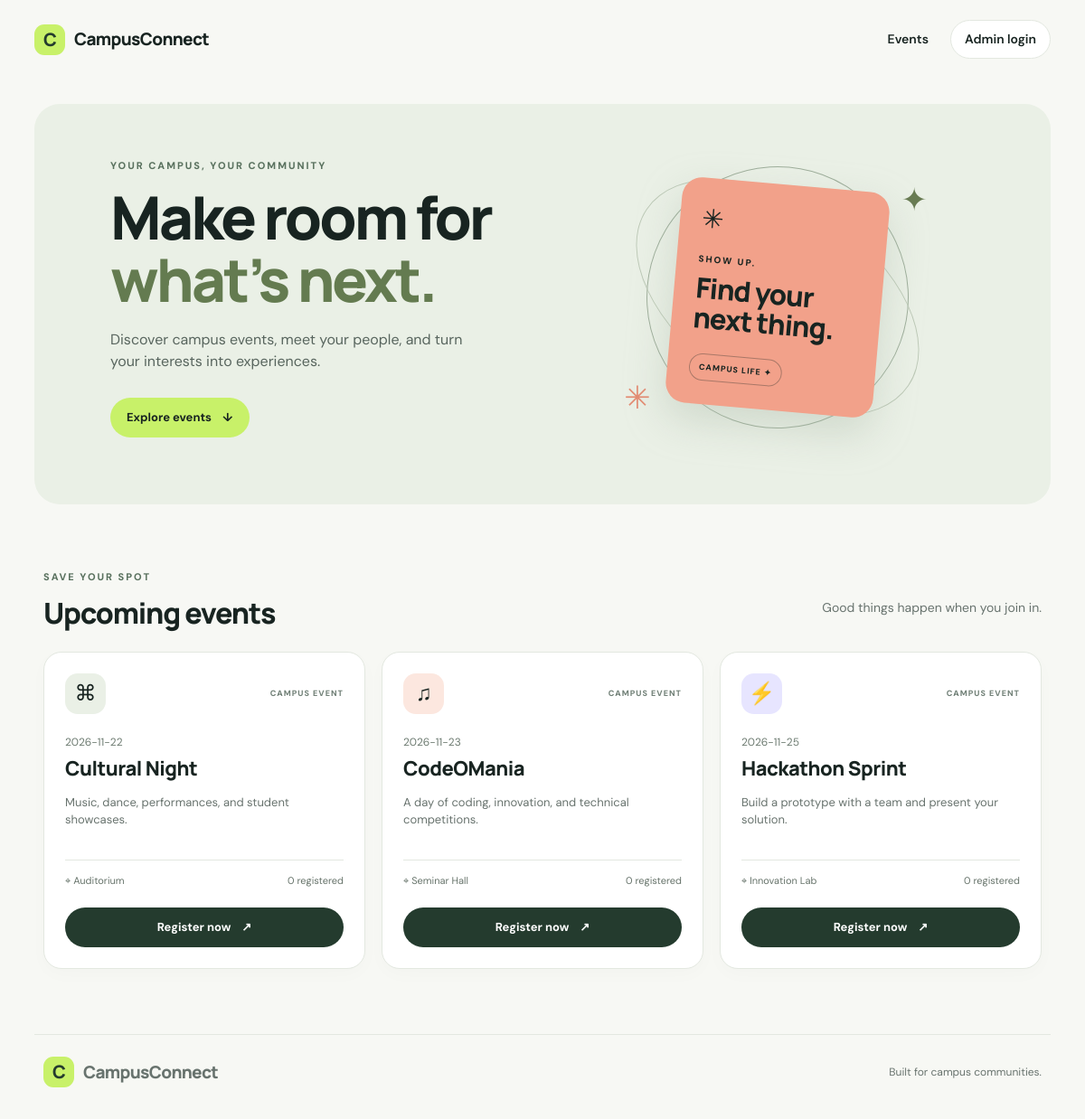
The page / on the database its author committed.
### tables this page shows
CREATE TABLE events (
            id INTEGER PRIMARY KEY AUTOINCREMENT,
            title TEXT NOT NULL,
            description TEXT NOT NULL,
            event_date TEXT NOT NULL,
            venue TEXT NOT NULL
        );

### app.py (the view)
@app.get("/")
def index():
    with get_db() as db:
        events = db.execute(
            """SELECT e.*,
                      (SELECT COUNT(*) FROM registrations r WHERE r.event_id = e.id) AS registration_count
               FROM events e ORDER BY e.event_date"""
        ).fetchall()
    return render_template("index.html", events=events)

### app.py (called while the page is built)
def get_db():
    connection = sqlite3.connect(DATABASE)
    connection.row_factory = sqlite3.Row
    connection.execute("PRAGMA foreign_keys = ON")
    return connection

### templates/index.html (shortened to what this page needs)
<!doctype html>
<html lang="en">
<head>
  <link rel="stylesheet" href="{{ url_for('static', filename='style.css') }}">
</head>
<body>
  <header class="site-header">
    <a class="brand" href="{{ url_for('index') }}"><span class="brand-mark">C</span> CampusConnect</a>
    <nav><a href="#events">Events</a><a class="nav-button" href="{{ url_for('login') }}">Admin login</a></nav>
  </header>
  <main>
    <section class="hero">
      <div class="hero-copy">
        <p class="eyebrow">YOUR CAMPUS, YOUR COMMUNITY</p>
        <h1>Make room for<br><span>what’s next.</span></h1>
        <p class="hero-description">Discover campus events, meet your people, and turn your interests into experiences.</p>
        <a class="button button-primary" href="#events">Explore events <span aria-hidden="true">↓</span></a>
      </div>
      <div class="hero-art" aria-label="Abstract illustration of a campus event">
        <div class="art-card"><span class="art-spark">✳</span><p>SHOW UP.</p><h2>Find your<br>next thing.</h2><span class="art-pill">CAMPUS LIFE ✦</span></div>
        <span class="floating-star star-one">✦</span><span class="floating-star star-two">✳</span>
      </div>
    </section>
    <section id="events" class="section">
      <div class="section-heading"><div><p class="eyebrow">SAVE YOUR SPOT</p><h2>Upcoming events</h2></div><p class="muted">Good things happen when you join in.</p></div>
      <div class="event-grid">
        {% for event in events %}
        <article class="event-card">
          <div class="event-top"><span class="event-icon">{% if loop.index == 1 %}⌘{% elif loop.index == 2 %}♫{% else %}⚡{% endif %}</span><span class="event-tag">CAMPUS EVENT</span></div>
          <p class="event-date">{{ event.event_date }}</p>
          <h3>{{ event.title }}</h3>
          <p class="event-description">{{ event.description }}</p>
          <div class="event-meta"><span>⌖ {{ event.venue }}</span><span>{{ event.registration_count }} registered</span></div>
          <button class="button button-dark register-trigger" type="button" data-event-id="{{ event.id }}" data-event-title="{{ event.title }}">Register now <span aria-hidden="true">↗</span></button>
        </article>
        {% else %}
        <p class="empty-state">No events have been added yet. Check back soon!</p>
        {% endfor %}
      </div>
    </section>
  </main>
  <footer><a class="brand" href="{{ url_for('index') }}"><span class="brand-mark">C</span> CampusConnect</a><span>Built for campus communities.</span></footer>
</body>
</html>

### static/style.css (style rules this page uses)
:root { --ink:#182421;--muted:#68736e;--paper:#f7f8f4;--white:#fff;--green:#c8f169;--green-dark:#243b2e;--line:#e3e8e0;--coral:#f2a18a;--lavender:#d9d7ff;--shadow:0 16px 50px rgba(24,36,33,.08) }
* { box-sizing:border-box }
html { scroll-behavior:smooth }
body { margin:0;background:var(--paper);color:var(--ink);font-family:'DM Sans',sans-serif;line-height:1.5 }
a { color:inherit;text-decoration:none }
button,input { font:inherit }
button { cursor:pointer }
.site-header { max-width:1180px;margin:auto;padding:22px 28px;display:flex;align-items:center;justify-content:space-between;gap:18px }
.brand { display:inline-flex;align-items:center;gap:10px;font-family:Manrope,sans-serif;font-weight:800;font-size:19px;letter-spacing:-.7px }
.brand-mark { display:inline-grid;place-items:center;width:34px;height:34px;border-radius:11px;background:var(--green);font-size:20px;color:var(--green-dark) }
nav,.header-right { display:flex;align-items:center;gap:24px;font-size:14px;font-weight:600 }
.nav-button { padding:10px 15px;border:1px solid var(--line);border-radius:999px;background:#fff }
.hero { max-width:1124px;margin:28px auto 0;padding:60px 7% 74px;min-height:430px;display:grid;grid-template-columns:1fr .9fr;align-items:center;gap:36px;background:#eaf0e6;border-radius:28px;overflow:hidden }
.eyebrow { font-size:11px;letter-spacing:2px;font-weight:800;color:#59715e;margin:0 0 14px }
.hero h1,.admin-heading h1,.login-card h1 { font:800 clamp(42px,5.5vw,68px)/1.05 Manrope,sans-serif;letter-spacing:-3px;margin:0 }
.hero h1 span { color:#647b50 }
.hero-description { max-width:410px;color:#58655e;font-size:16px;margin:20px 0 28px }
.button { border:0;border-radius:999px;padding:12px 18px;display:inline-flex;align-items:center;justify-content:center;gap:12px;font-weight:700;font-size:13px;transition:transform .18s,opacity .18s }
.button-primary { background:var(--green);color:var(--ink) }
.button-dark { background:var(--green-dark);color:#fff;width:100%;margin-top:22px }
.hero-art { height:300px;position:relative;display:grid;place-items:center }
.art-card { position:relative;z-index:1;width:230px;min-height:250px;padding:24px;background:var(--coral);border-radius:22px;box-shadow:0 18px 45px #a8b6a566;transform:rotate(5deg) }
.art-spark { font-size:29px }
.art-card p { font-size:10px;letter-spacing:2px;font-weight:800;margin:14px 0 8px }
.art-card h2 { font:800 31px/1.08 Manrope,sans-serif;letter-spacing:-1px;margin:0 0 24px }
.art-pill { font-size:9px;font-weight:800;letter-spacing:1px;padding:8px 10px;border:1px solid #18242155;border-radius:999px }
.floating-star { position:absolute;font-size:35px;color:#687b52 }
.star-one { top:16px;right:12% }
.star-two { bottom:13px;left:11%;color:#e48b72 }
.section { max-width:1124px;margin:72px auto;padding:0 10px }
.section-heading { display:flex;align-items:end;justify-content:space-between;gap:20px;margin-bottom:24px }
.section-heading h2,.registration-intro h2,.admin-section h2 { font:800 32px/1.15 Manrope,sans-serif;letter-spacing:-1.2px;margin:0 }
.muted { color:var(--muted);font-size:14px }
.event-grid { display:grid;grid-template-columns:repeat(3,minmax(0,1fr));gap:18px }
.event-card { background:#fff;border:1px solid var(--line);border-radius:20px;padding:23px;box-shadow:0 6px 20px #17271b05;display:flex;flex-direction:column;align-items:stretch }
.event-top { display:flex;justify-content:space-between;align-items:center }
.event-icon { display:grid;place-items:center;width:45px;height:45px;border-radius:14px;background:#eaf0e6;font-size:24px }
.event-card:nth-child(2) .event-icon { background:#fce7df }
.event-card:nth-child(3) .event-icon { background:#e7e5ff }
.event-tag { font-size:9px;font-weight:800;letter-spacing:1px;color:#718077 }
.event-date { font-size:12px;color:#6d7b71;margin:22px 0 5px }
.event-card h3 { font:800 22px Manrope,sans-serif;letter-spacing:-.5px;margin:0 }
.event-description { color:var(--muted);font-size:13px;min-height:60px }
.event-meta { display:flex;flex-wrap:wrap;justify-content:space-between;gap:8px;border-top:1px solid var(--line);padding-top:14px;margin-top:auto;color:#66736a;font-size:11px }
footer { max-width:1124px;margin:auto;border-top:1px solid var(--line);padding:24px 10px 35px;display:flex;align-items:center;justify-content:space-between;color:var(--muted);font-size:12px }

### rows shown on the page
events: event_date "2026-11-22", title "Cultural Night", description "Music, dance, performances, and student showcases.", venue "Auditorium", registration_count "0"
events: event_date "2026-11-23", title "CodeOMania", description "A day of coding, innovation, and technical competitions.", venue "Seminar Hall", registration_count "0"
events: event_date "2026-11-25", title "Hackathon Sprint", description "Build a prototype with a team and present your solution.", venue "Innovation Lab", registration_count "0"
